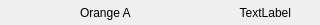
<?xml version="1.0" encoding="UTF-8"?>
<ui version="4.0">
 <class>StatusBarForm</class>
 <widget class="QWidget" name="StatusBarForm">
  <property name="geometry">
   <rect>
    <x>0</x>
    <y>0</y>
    <width>320</width>
    <height>25</height>
   </rect>
  </property>
  <widget class="QWidget" name="statusBar" native="true">
   <property name="geometry">
    <rect>
     <x>0</x>
     <y>0</y>
     <width>320</width>
     <height>26</height>
    </rect>
   </property>
   <widget class="QPushButton" name="connection">
    <property name="geometry">
     <rect>
      <x>0</x>
      <y>0</y>
      <width>26</width>
      <height>26</height>
     </rect>
    </property>
    <property name="text">
     <string notr="true"/>
    </property>
    <property name="icon">
     <iconset resource="icons.qrc">
      <normaloff>:/settings/icons/connected.svg</normaloff>:/settings/icons/connected.svg</iconset>
    </property>
    <property name="iconSize">
     <size>
      <width>24</width>
      <height>24</height>
     </size>
    </property>
    <property name="flat">
     <bool>true</bool>
    </property>
   </widget>
   <widget class="QToolButton" name="settings">
    <property name="geometry">
     <rect>
      <x>294</x>
      <y>0</y>
      <width>26</width>
      <height>26</height>
     </rect>
    </property>
    <property name="sizePolicy">
     <sizepolicy hsizetype="Preferred" vsizetype="Expanding">
      <horstretch>0</horstretch>
      <verstretch>0</verstretch>
     </sizepolicy>
    </property>
    <property name="text">
     <string notr="true"/>
    </property>
    <property name="icon">
     <iconset resource="icons.qrc">
      <normaloff>:/settings/icons/settings.svg</normaloff>:/settings/icons/settings.svg</iconset>
    </property>
    <property name="iconSize">
     <size>
      <width>20</width>
      <height>20</height>
     </size>
    </property>
    <property name="autoRaise">
     <bool>true</bool>
    </property>
   </widget>
   <widget class="QPushButton" name="sensor">
    <property name="geometry">
     <rect>
      <x>26</x>
      <y>0</y>
      <width>26</width>
      <height>26</height>
     </rect>
    </property>
    <property name="text">
     <string notr="true"/>
    </property>
    <property name="icon">
     <iconset resource="icons.qrc">
      <normaloff>:/settings/icons/data.svg</normaloff>:/settings/icons/data.svg</iconset>
    </property>
    <property name="iconSize">
     <size>
      <width>24</width>
      <height>24</height>
     </size>
    </property>
    <property name="flat">
     <bool>true</bool>
    </property>
   </widget>
   <widget class="QLabel" name="time">
    <property name="geometry">
     <rect>
      <x>160</x>
      <y>0</y>
      <width>131</width>
      <height>26</height>
     </rect>
    </property>
    <property name="text">
     <string notr="true">TextLabel</string>
    </property>
    <property name="alignment">
     <set>Qt::AlignRight|Qt::AlignTrailing|Qt::AlignVCenter</set>
    </property>
   </widget>
   <widget class="QPushButton" name="signal">
    <property name="geometry">
     <rect>
      <x>52</x>
      <y>0</y>
      <width>26</width>
      <height>26</height>
     </rect>
    </property>
    <property name="text">
     <string notr="true"/>
    </property>
    <property name="icon">
     <iconset resource="icons.qrc">
      <normaloff>:/settings/icons/signal0.svg</normaloff>:/settings/icons/signal0.svg</iconset>
    </property>
    <property name="iconSize">
     <size>
      <width>24</width>
      <height>24</height>
     </size>
    </property>
    <property name="flat">
     <bool>true</bool>
    </property>
   </widget>
   <widget class="QLabel" name="gsm_provider">
    <property name="geometry">
     <rect>
      <x>80</x>
      <y>0</y>
      <width>81</width>
      <height>26</height>
     </rect>
    </property>
    <property name="text">
     <string notr="true">Orange A</string>
    </property>
    <property name="alignment">
     <set>Qt::AlignLeading|Qt::AlignLeft|Qt::AlignVCenter</set>
    </property>
   </widget>
  </widget>
 </widget>
 <resources>
  <include location="icons.qrc"/>
 </resources>
 <connections/>
</ui>
